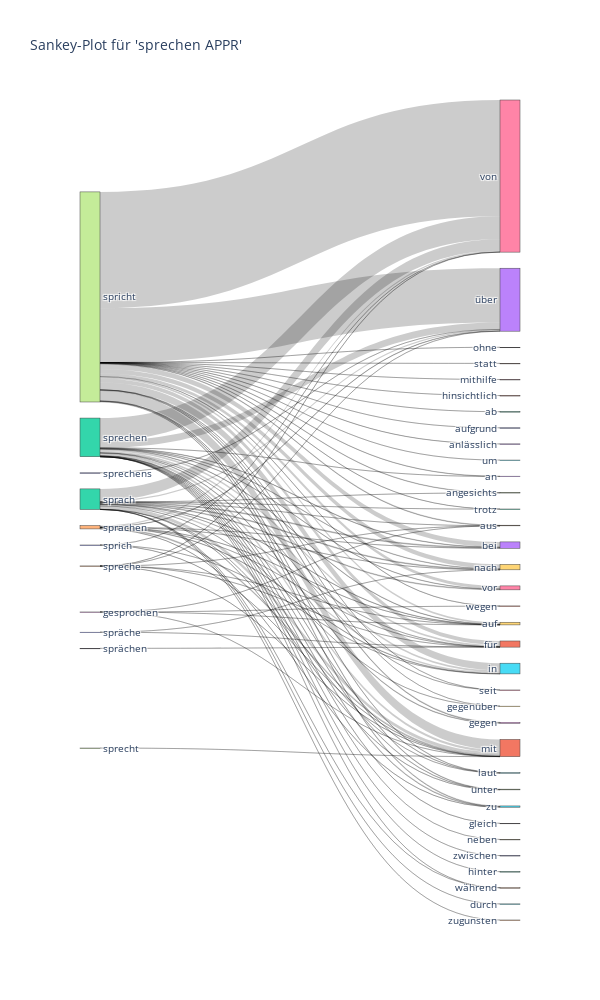

Notebook cell for this chart:
### Markdown cell above
#### N=2 - 1. Lemma = "sprechen" / 2. POS = "APPR" - ein Sankey-Plot

Erstelle für "sprechen APPR" einen Sankey-Plot.

### Code cell
# Suche
data = searchN2(2024, LayerName.Lemma, "sprechen", LayerName.POS, "APPR")

# Erstelle Sankey-Daten
sankeyData = createSankeyData(2, data)

# Erstelle Sankey-Plot
fig = go.Figure(sankeyData)
fig.update_layout(title_text="Sankey-Plot für 'sprechen APPR'", font_size=10)
fig.update_layout(width=600, height=1000)
fig.show()

### Figure 1 — Plotly figure (JSON) as saved in the notebook; plotly's stock layout.template omitted (floating-point values rounded to 4 significant figures)
{"data": [{"link": {"source": [0, 2, 4, 0, 7, 7, 4, 10, 7, 12, 14, 7, 7, 12, 12, 7, 20, 12, 7, 23, 14, 2, 7, 0, 7, 7, 28, 14, 12, 12, 2, 7, 7, 12, 4, 2, 4, 12, 2, 7, 12, 28, 12, 7, 7, 4, 7, 2, 2, 12, 7, 2, 37, 2, 14, 12, 4, 7, 12, 28, 2, 4, 4, 7, 14, 14, 12, 12, 2, 7, 4, 7, 12, 2, 12, 12, 2, 28, 12, 7, 20, 7, 2, 12, 2, 7, 7, 2, 2, 7, 2, 7, 7], "target": [1, 3, 5, 6, 8, 9, 6, 3, 11, 13, 6, 15, 16, 17, 18, 19, 21, 15, 22, 21, 24, 22, 1, 25, 26, 27, 1, 1, 29, 5, 19, 21, 25, 30, 21, 21, 25, 9, 17, 31, 1, 24, 3, 32, 5, 3, 33, 34, 35, 36, 13, 25, 1, 15, 21, 21, 1, 38, 6, 39, 9, 9, 33, 36, 39, 3, 25, 39, 39, 40, 39, 41, 42, 33, 33, 16, 1, 41, 38, 43, 9, 39, 27, 34, 24, 24, 17, 44, 6, 45, 36, 6, 3], "value": [188.0, 2688.0, 130.4, 129.9, 55.24, 8334.0, 2461.0, 13.04, 12.78, 59.72, 93.06, 375.7, 130.5, 467.6, 66.06, 74.26, 65.6, 243.3, 186.8, 76.09, 90.2, 32.76, 19960.0, 12.2, 12.49, 670.5, 13.14, 212.8, 103.8, 1172.0, 34.09, 7659.0, 13700.0, 13.58, 275.3, 224.3, 627.5, 687.2, 171.2, 32.81, 4487.0, 19.52, 13220.0, 100.8, 1143.0, 676.8, 9819.0, 108.0, 48.5, 512.4, 457.5, 2803.0, 51.36, 50.91, 108.2, 3387.0, 1842.0, 1117.0, 43980.0, 24.22, 1386.0, 81.23, 170.4, 5839.0, 25.4, 32.51, 3427.0, 643.7, 544.4, 52.09, 184.6, 399.3, 49.79, 1511.0, 740.6, 78.24, 6309.0, 63.74, 927.6, 203.5, 11.92, 3681.0, 77.08, 38.87, 42.82, 1057.0, 736.7, 12.08, 22290.0, 105.0, 1233.0, 223400.0, 104400.0]}, "node": {"label": ["sprich", "mit", "sprach", "über", "sprachen", "zu", "von", "spricht", "ohne", "nach", "sprechens", "statt", "sprechen", "an", "spreche", "laut", "seit", "unter", "gleich", "gegenüber", "spräche", "für", "trotz", "sprächen", "aus", "in", "mithilfe", "angesichts", "gesprochen", "neben", "zwischen", "hinsichtlich", "ab", "bei", "während", "durch", "vor", "sprecht", "gegen", "auf", "aufgrund", "wegen", "hinter", "anlässlich", "zugunsten", "um"]}, "type": "sankey"}], "layout": {"font": {"size": 10}, "height": 1000, "title": {"text": "Sankey-Plot für 'sprechen APPR'"}, "width": 600}}
